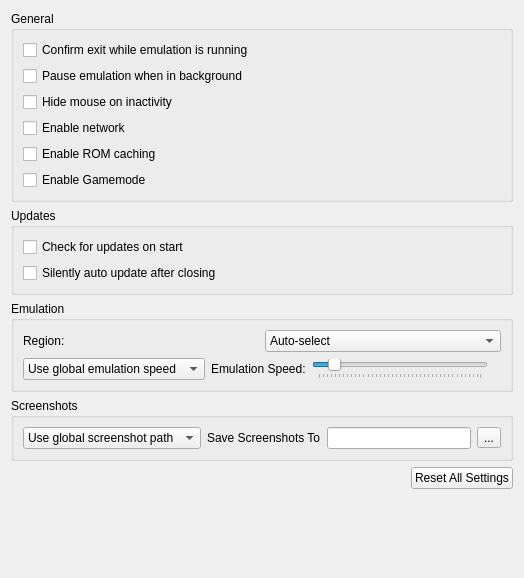
<?xml version="1.0" encoding="UTF-8"?>
<ui version="4.0">
 <class>ConfigureGeneral</class>
 <widget class="QWidget" name="ConfigureGeneral">
  <property name="geometry">
   <rect>
    <x>0</x>
    <y>0</y>
    <width>524</width>
    <height>578</height>
   </rect>
  </property>
  <property name="windowTitle">
   <string>Form</string>
  </property>
  <layout class="QHBoxLayout" name="horizontalLayout">
   <item>
    <layout class="QVBoxLayout" name="verticalLayout">
     <item>
      <widget class="QGroupBox" name="general_group">
       <property name="title">
        <string>General</string>
       </property>
       <layout class="QVBoxLayout" name="verticalLayout_5">
        <item>
         <widget class="QCheckBox" name="toggle_check_exit">
          <property name="text">
           <string>Confirm exit while emulation is running</string>
          </property>
         </widget>
        </item>
        <item>
         <widget class="QCheckBox" name="toggle_background_pause">
          <property name="text">
           <string>Pause emulation when in background</string>
          </property>
         </widget>
        </item>
        <item>
         <widget class="QCheckBox" name="toggle_hide_mouse">
          <property name="text">
           <string>Hide mouse on inactivity</string>
          </property>
         </widget>
        </item>
        <item>
         <widget class="QCheckBox" name="I71_toggle_enable_network">
          <property name="text">
           <string>Enable network</string>
          </property>
         </widget>
        </item>
        <item>
         <widget class="QCheckBox" name="I71_toggle_enable_rom_caching">
          <property name="text">
           <string>Enable ROM caching</string>
          </property>
         </widget>
        </item>
        <item>
         <widget class="QCheckBox" name="toggle_gamemode">
          <property name="text">
           <string>Enable Gamemode</string>
          </property>
         </widget>
        </item>
       </layout>
      </widget>
     </item>
     <item>
      <widget class="QGroupBox" name="updateBox">
       <property name="title">
        <string>Updates</string>
       </property>
       <layout class="QVBoxLayout" name="verticalLayout_4">
        <item>
         <widget class="QCheckBox" name="toggle_update_check">
          <property name="text">
           <string>Check for updates on start</string>
          </property>
         </widget>
        </item>
        <item>
         <widget class="QCheckBox" name="toggle_auto_update">
          <property name="text">
           <string>Silently auto update after closing</string>
          </property>
         </widget>
        </item>
       </layout>
      </widget>
     </item>
     <item>
      <widget class="QGroupBox" name="emulation_group">
       <property name="title">
        <string>Emulation</string>
       </property>
       <layout class="QVBoxLayout" name="verticalLayout_2">
        <item>
         <widget class="QWidget" name="widget_region" native="true">
          <layout class="QHBoxLayout" name="region_layout">
           <property name="leftMargin">
            <number>0</number>
           </property>
           <property name="topMargin">
            <number>0</number>
           </property>
           <property name="rightMargin">
            <number>0</number>
           </property>
           <property name="bottomMargin">
            <number>0</number>
           </property>
           <item>
            <widget class="QLabel" name="region_label">
             <property name="text">
              <string>Region:</string>
             </property>
            </widget>
           </item>
           <item>
            <widget class="QComboBox" name="region_combobox">
             <item>
              <property name="text">
               <string>Auto-select</string>
              </property>
             </item>
             <item>
              <property name="text">
               <string notr="true">JPN</string>
              </property>
             </item>
             <item>
              <property name="text">
               <string notr="true">USA</string>
              </property>
             </item>
             <item>
              <property name="text">
               <string notr="true">EUR</string>
              </property>
             </item>
             <item>
              <property name="text">
               <string notr="true">AUS</string>
              </property>
             </item>
             <item>
              <property name="text">
               <string notr="true">CHN</string>
              </property>
             </item>
             <item>
              <property name="text">
               <string notr="true">KOR</string>
              </property>
             </item>
             <item>
              <property name="text">
               <string notr="true">TWN</string>
              </property>
             </item>
            </widget>
           </item>
          </layout>
         </widget>
        </item>
        <item>
         <widget class="QWidget" name="emulation_speed_layout" native="true">
          <layout class="QHBoxLayout" name="emulation_speed_layout_inner">
           <property name="leftMargin">
            <number>0</number>
           </property>
           <property name="topMargin">
            <number>0</number>
           </property>
           <property name="rightMargin">
            <number>0</number>
           </property>
           <property name="bottomMargin">
            <number>0</number>
           </property>
           <item>
            <widget class="QComboBox" name="emulation_speed_combo">
             <item>
              <property name="text">
               <string>Use global emulation speed</string>
              </property>
             </item>
             <item>
              <property name="text">
               <string>Set emulation speed:</string>
              </property>
             </item>
            </widget>
           </item>
           <item>
            <widget class="QLabel" name="label_emulation_speed">
             <property name="text">
              <string>Emulation Speed:</string>
             </property>
            </widget>
           </item>
           <item>
            <widget class="QSlider" name="frame_limit">
             <property name="minimum">
              <number>0</number>
             </property>
             <property name="maximum">
              <number>199</number>
             </property>
             <property name="singleStep">
              <number>5</number>
             </property>
             <property name="pageStep">
              <number>15</number>
             </property>
             <property name="value">
              <number>19</number>
             </property>
             <property name="orientation">
              <enum>Qt::Horizontal</enum>
             </property>
             <property name="tickPosition">
              <enum>QSlider::TicksBelow</enum>
             </property>
            </widget>
           </item>
           <item>
            <widget class="QLabel" name="emulation_speed_display_label">
             <property name="text">
              <string/>
             </property>
             <property name="alignment">
              <set>Qt::AlignRight|Qt::AlignTrailing|Qt::AlignVCenter</set>
             </property>
            </widget>
           </item>
          </layout>
         </widget>
        </item>
       </layout>
      </widget>
     </item>
     <item>
      <widget class="QGroupBox" name="screenshot_group">
       <property name="title">
        <string>Screenshots</string>
       </property>
       <layout class="QGridLayout" name="gridLayout">
        <property name="verticalSpacing">
         <number>0</number>
        </property>
        <item row="0" column="1">
         <widget class="QWidget" name="widget_screenshot" native="true">
          <layout class="QHBoxLayout" name="screenshot_layout">
           <property name="leftMargin">
            <number>0</number>
           </property>
           <property name="topMargin">
            <number>0</number>
           </property>
           <property name="rightMargin">
            <number>0</number>
           </property>
           <property name="bottomMargin">
            <number>0</number>
           </property>
           <item>
            <widget class="QComboBox" name="screenshot_combo">
             <item>
              <property name="text">
               <string>Use global screenshot path</string>
              </property>
             </item>
             <item>
              <property name="text">
               <string>Set screenshot path:</string>
              </property>
             </item>
            </widget>
           </item>
           <item>
            <widget class="QLabel" name="screenshot_dir_label">
             <property name="text">
              <string>Save Screenshots To</string>
             </property>
            </widget>
           </item>
           <item>
            <widget class="QLineEdit" name="screenshot_dir_path"/>
           </item>
           <item>
            <widget class="QToolButton" name="change_screenshot_dir">
             <property name="text">
              <string>...</string>
             </property>
            </widget>
           </item>
          </layout>
         </widget>
        </item>
       </layout>
      </widget>
     </item>
     <item alignment="Qt::AlignRight">
      <widget class="QPushButton" name="button_reset_defaults">
       <property name="text">
        <string>Reset All Settings</string>
       </property>
      </widget>
     </item>
     <item>
      <spacer name="verticalSpacer">
       <property name="orientation">
        <enum>Qt::Vertical</enum>
       </property>
       <property name="sizeHint" stdset="0">
        <size>
         <width>20</width>
         <height>40</height>
        </size>
       </property>
      </spacer>
     </item>
    </layout>
   </item>
  </layout>
 </widget>
 <tabstops>
  <tabstop>toggle_check_exit</tabstop>
  <tabstop>toggle_background_pause</tabstop>
  <tabstop>toggle_hide_mouse</tabstop>
  <tabstop>I71_toggle_enable_network</tabstop>
  <tabstop>I71_toggle_enable_rom_caching</tabstop>
  <tabstop>toggle_update_check</tabstop>
  <tabstop>toggle_auto_update</tabstop>
  <tabstop>button_reset_defaults</tabstop>
 </tabstops>
 <resources/>
 <connections/>
</ui>
